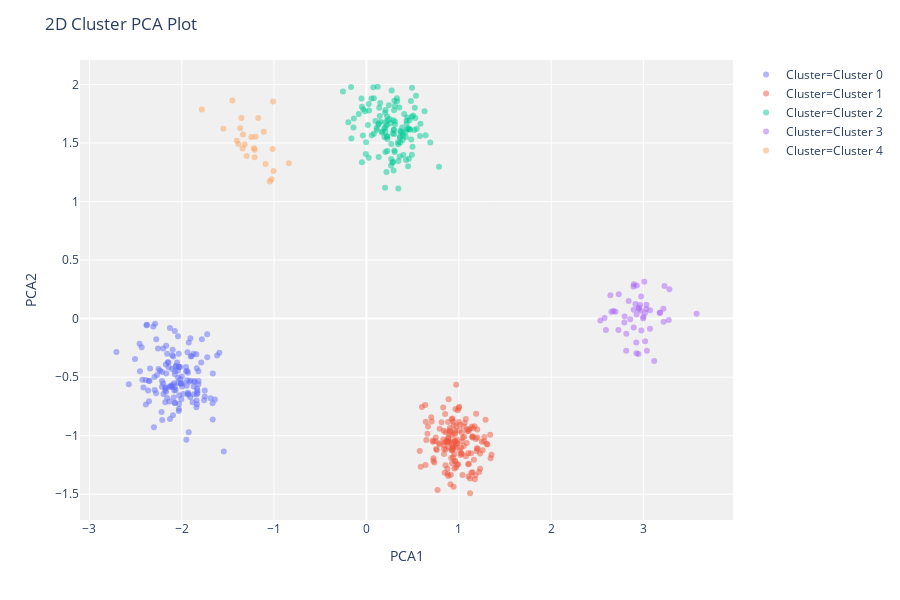

Source (notebook cell):
### Code cell
# Plot model in a 2d chart using PCA components
plot_model(hclust)

### Figure 1 — Plotly figure (JSON) as saved in the notebook; plotly's stock layout.template omitted (floating-point values rounded to 4 significant figures; data arrays with more than 128 entries replaced by an {"elided": "..."} marker saying what was removed)
{"data": [{"customdata": {"elided": "147x1 int values"}, "hoverlabel": {"namelength": 0}, "hovertemplate": "Cluster=Cluster 0<br>PCA1=%{x}<br>PCA2=%{y}<br>Feature=%{customdata[0]}", "legendgroup": "Cluster=Cluster 0", "marker": {"color": "#636efa", "opacity": 0.5, "symbol": "circle"}, "mode": "markers", "name": "Cluster=Cluster 0", "showlegend": true, "textposition": "top center", "type": "scatter", "x": {"elided": "147 float values"}, "xaxis": "x", "y": {"elided": "147 float values"}, "yaxis": "y"}, {"customdata": {"elided": "157x1 int values"}, "hoverlabel": {"namelength": 0}, "hovertemplate": "Cluster=Cluster 1<br>PCA1=%{x}<br>PCA2=%{y}<br>Feature=%{customdata[0]}", "legendgroup": "Cluster=Cluster 1", "marker": {"color": "#EF553B", "opacity": 0.5, "symbol": "circle"}, "mode": "markers", "name": "Cluster=Cluster 1", "showlegend": true, "textposition": "top center", "type": "scatter", "x": {"elided": "157 float values"}, "xaxis": "x", "y": {"elided": "157 float values"}, "yaxis": "y"}, {"customdata": [[36], [29], [31], [31], [38], [30], [39], [36], [35], [30], [29], [33], [33], [32], [38], [37], [35], [36], [32], [31], [37], [36], [31], [37], [35], [35], [37], [34], [44], [31], [25], [22], [29], [31], [38], [33], [33], [29], [32], [30], [31], [31], [30], [36], [30], [28], [37], [29], [31], [33], [32], [36], [36], [29], [31], [34], [39], [36], [34], [37], [25], [31], [35], [28], [33], [31], [28], [39], [31], [27], [34], [29], [43], [33], [26], [24], [31], [29], [33], [36], [31], [40], [42], [32], [37], [34], [33], [35], [37], [28], [33], [33], [29], [28], [31], [37], [31], [33], [30], [30], [34], [30], [30], [29], [30], [34], [37], [34], [38], [33], [34], [30], [35], [36], [29], [32], [35], [28], [31], [34], [35], [33], [28], [32], [34], [35]], "hoverlabel": {"namelength": 0}, "hovertemplate": "Cluster=Cluster 2<br>PCA1=%{x}<br>PCA2=%{y}<br>Feature=%{customdata[0]}", "legendgroup": "Cluster=Cluster 2", "marker": {"color": "#00cc96", "opacity": 0.5, "symbol": "circle"}, "mode": "markers", "name": "Cluster=Cluster 2", "showlegend": true, "textposition": "top center", "type": "scatter", "x": [0.09673, 0.2504, 0.3871, 0.5186, 0.265, 0.3069, -0.006468, 0.3438, 0.024, 0.3058, 0.5848, 0.08024, 0.2936, 0.3728, 0.3665, 0.152, 0.1107, 0.2057, -0.04968, 0.5453, -0.1668, 0.2679, 0.3915, 0.3414, 0.1955, 0.2241, 0.4283, 0.1723, 0.2248, 0.05396, 0.3558, 0.4927, 0.2028, 0.02774, -0.04889, 0.2234, 0.3619, 0.3891, 0.07996, 0.3625, 0.3972, 0.4729, 0.492, -0.1369, 0.3031, 0.4984, -0.08303, 0.6287, 0.5284, 0.2266, 0.5054, -0.003882, -0.03805, 0.4403, 0.1442, 0.05734, -0.1967, 0.1345, -0.03496, 0.3596, 0.4904, 0.7853, 0.2272, 0.1487, 0.4087, 0.4655, 0.194, 0.0238, 0.4511, 0.3297, 0.4591, 0.5237, 0.2014, 0.4503, 0.2058, 0.536, 0.2897, 0.6909, 0.283, 0.1279, 0.2731, -0.1636, 0.1326, 0.222, 0.1678, 0.345, 0.4428, 0.2426, -0.1412, 0.4815, 0.07394, 0.366, 0.2217, 0.2017, 0.3992, 0.2165, 0.4349, 0.3006, 0.1215, 0.2986, -0.2548, 0.4845, 0.5795, 0.3078, 0.1374, 0.2839, 0.2033, 0.2047, 0.295, -0.0147, 0.3314, 0.4347, 0.3453, 0.2691, 0.3019, 0.01533, 0.1105, 0.6401, 0.3085, 0.4263, -0.05383, 0.2568, 0.2973, 0.464, 0.2881, 0.423], "xaxis": "x", "y": [1.688, 1.705, 1.633, 1.611, 1.308, 1.816, 1.407, 1.49, 1.834, 1.423, 1.664, 1.579, 1.264, 1.595, 1.505, 1.681, 1.628, 1.424, 1.808, 1.623, 1.977, 1.363, 1.525, 1.506, 1.549, 1.558, 1.354, 1.599, 1.431, 1.879, 1.803, 1.972, 1.676, 1.778, 1.336, 1.726, 1.545, 1.584, 1.882, 1.553, 1.561, 1.613, 1.4, 1.709, 1.436, 1.467, 1.748, 1.771, 1.714, 1.534, 1.735, 1.506, 1.564, 1.618, 1.731, 1.565, 1.678, 1.667, 1.788, 1.384, 1.725, 1.296, 1.691, 1.841, 1.748, 1.695, 1.626, 1.373, 1.626, 1.883, 1.365, 1.801, 1.117, 1.301, 1.781, 1.903, 1.694, 1.505, 1.334, 1.656, 1.949, 1.539, 1.379, 1.654, 1.588, 1.112, 1.718, 1.821, 1.633, 1.859, 1.975, 1.602, 1.555, 1.758, 1.398, 1.252, 1.667, 1.577, 1.98, 1.78, 1.939, 1.531, 1.559, 1.683, 1.8, 1.581, 1.598, 1.635, 1.611, 1.772, 1.856, 1.691, 1.347, 1.49, 1.861, 1.653, 1.611, 1.565, 1.658, 1.551, 1.881, 1.669, 1.613, 1.62, 1.339, 1.593], "yaxis": "y"}, {"customdata": [[20], [26], [17], [25], [18], [28], [28], [21], [17], [24], [24], [30], [23], [25], [23], [26], [22], [29], [22], [25], [23], [25], [21], [28], [27], [27], [25], [20], [17], [24], [24], [27], [28], [29], [20], [28], [31], [26], [26], [23], [24], [24], [29], [25], [24], [22], [26], [17], [28], [18]], "hoverlabel": {"namelength": 0}, "hovertemplate": "Cluster=Cluster 3<br>PCA1=%{x}<br>PCA2=%{y}<br>Feature=%{customdata[0]}", "legendgroup": "Cluster=Cluster 3", "marker": {"color": "#ab63fa", "opacity": 0.5, "symbol": "circle"}, "mode": "markers", "name": "Cluster=Cluster 3", "showlegend": true, "textposition": "top center", "type": "scatter", "x": [2.975, 2.641, 3.175, 2.839, 2.895, 2.592, 2.578, 3.07, 3.227, 3.032, 3.273, 2.532, 3.215, 2.995, 2.963, 2.922, 2.927, 2.856, 3.18, 2.732, 2.796, 2.925, 3.016, 2.674, 2.814, 2.728, 2.652, 2.892, 3.575, 2.949, 3.028, 3.037, 2.945, 2.912, 2.946, 3.017, 2.812, 2.893, 2.696, 2.998, 3.07, 2.968, 2.923, 3.217, 2.792, 2.894, 2.977, 3.28, 3.115, 3.008], "xaxis": "x", "y": [0.1881, 0.2001, 0.04842, 0.1511, 0.2932, -0.09778, 0.005986, 0.07049, 0.2785, 0.1179, -0.01143, -0.01605, 0.08407, 0.001614, 0.1153, -0.2047, 0.2825, -0.005595, 0.05253, 0.2087, 0.01722, 0.03491, 0.04887, 0.0642, -0.1293, -0.0982, 0.05767, 0.2749, 0.04246, 0.09223, 0.08175, -0.2738, -0.302, 0.1258, 0.08272, -0.1939, -0.2749, 0.07597, 0.05845, 0.01641, -0.0863, 0.06693, -0.2967, -0.02588, -0.03384, -0.07606, -0.1011, 0.2499, -0.3623, 0.3138], "yaxis": "y"}, {"customdata": [[84], [85], [84], [83], [93], [88], [82], [84], [87], [92], [90], [86], [88], [86], [84], [88], [82], [89], [85], [77], [83], [86], [83], [90], [91]], "hoverlabel": {"namelength": 0}, "hovertemplate": "Cluster=Cluster 4<br>PCA1=%{x}<br>PCA2=%{y}<br>Feature=%{customdata[0]}", "legendgroup": "Cluster=Cluster 4", "marker": {"color": "#FFA15A", "opacity": 0.5, "symbol": "circle"}, "mode": "markers", "name": "Cluster=Cluster 4", "showlegend": true, "textposition": "top center", "type": "scatter", "x": [-1.298, -1.55, -1.21, -1.006, -1.336, -1.2, -1.112, -1.341, -1.028, -1.212, -1.367, -0.8396, -1.219, -1.452, -1.016, -1.783, -1.172, -1.387, -1.093, -1.011, -1.246, -1.319, -1.354, -1.047, -1.404], "xaxis": "x", "y": [1.389, 1.621, 1.443, 1.261, 1.573, 1.554, 1.596, 1.453, 1.191, 1.379, 1.627, 1.326, 1.455, 1.863, 1.449, 1.786, 1.714, 1.492, 1.322, 1.854, 1.552, 1.486, 1.713, 1.17, 1.518], "yaxis": "y"}], "layout": {"height": 600, "legend": {"tracegroupgap": 0}, "margin": {"t": 60}, "plot_bgcolor": "rgb(240,240,240)", "title": {"text": "2D Cluster PCA Plot"}, "xaxis": {"anchor": "y", "domain": [0, 1], "title": {"text": "PCA1"}}, "yaxis": {"anchor": "x", "domain": [0, 1], "title": {"text": "PCA2"}}}}
